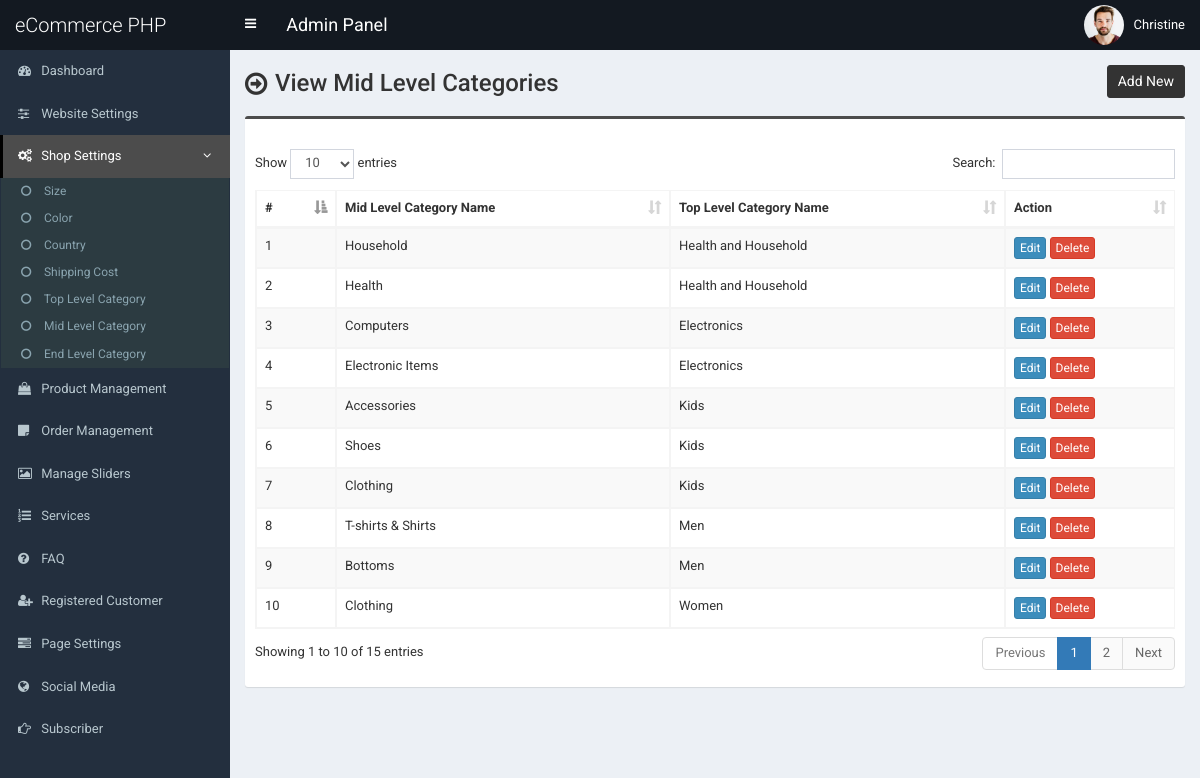
The app's page /admin/mid-category.php (signed in), older data.
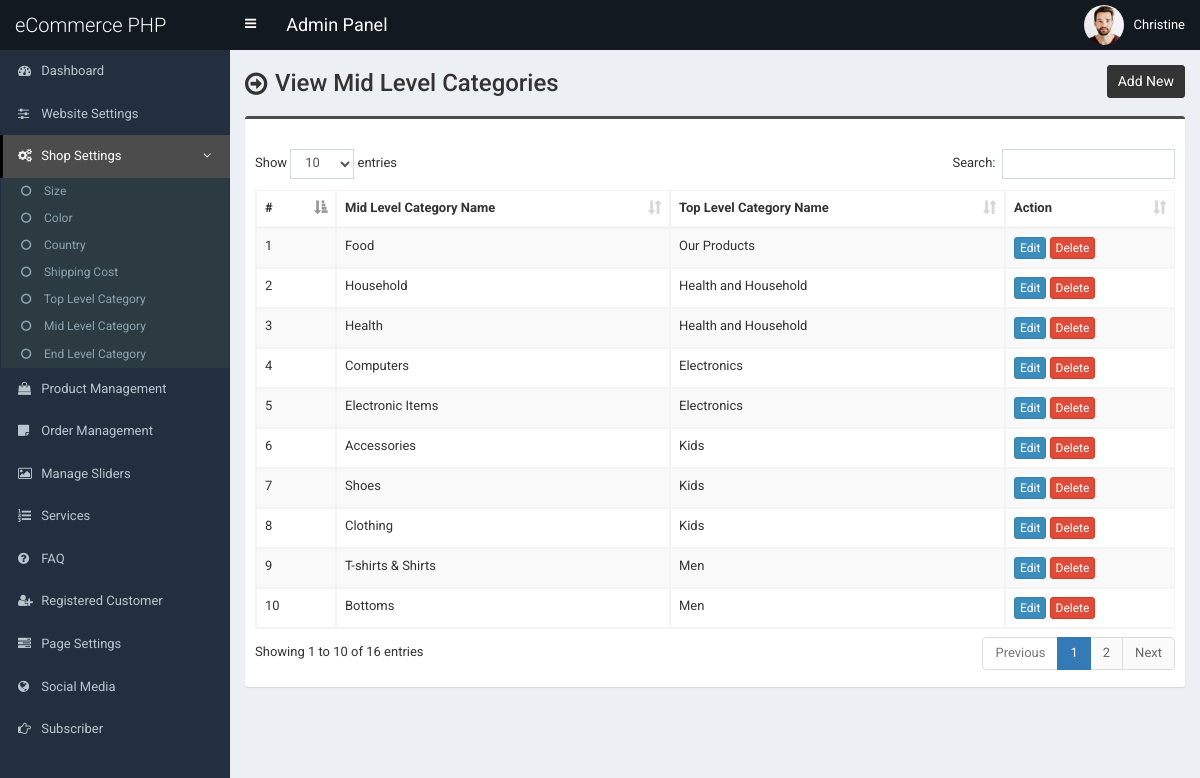
The same page, newer data.
### tables this page shows
CREATE TABLE `tbl_mid_category` (
  `mcat_id` int(11) NOT NULL,
  `mcat_name` varchar(255) NOT NULL,
  `tcat_id` int(11) NOT NULL
);

CREATE TABLE `tbl_top_category` (
  `tcat_id` int(11) NOT NULL,
  `tcat_name` varchar(255) NOT NULL,
  `show_on_menu` int(1) NOT NULL
);

### admin/mid-category.php (the view, shortened to what this page needs)
<?php require_once('header.php'); ?>
<section class="content-header">
	<div class="content-header-left">
		<h1>View Mid Level Categories</h1>
	</div>
	<div class="content-header-right">
		<a href="mid-category-add.php" class="btn btn-primary btn-sm">Add New</a>
	</div>
</section>
<section class="content">
  <div class="row">
    <div class="col-md-12">
      <div class="box box-info">
        <div class="box-body table-responsive">
          <table id="example1" class="table table-bordered table-hover table-striped">
			<thead>
			    <tr>
			        <th>#</th>
			        <th>Mid Level Category Name</th>
                    <th>Top Level Category Name</th>
			        <th>Action</th>
			    </tr>
			</thead>
            <tbody>
            	<?php
            	$i=0;
            	$statement = $pdo->prepare("SELECT *
                                    FROM tbl_mid_category t1
                                    JOIN tbl_top_category t2
                                    ON t1.tcat_id = t2.tcat_id
                                    ORDER BY t1.mcat_id DESC");
            	$statement->execute();
            	$result = $statement->fetchAll(PDO::FETCH_ASSOC);
            	foreach ($result as $row) {
            		$i++;
            		?>
					<tr>
	                    <td><?php echo $i; ?></td>
	                    <td><?php echo $row['mcat_name']; ?></td>
                        <td><?php echo $row['tcat_name']; ?></td>
	                    <td>
	                        <a href="mid-category-edit.php?id=<?php echo $row['mcat_id']; ?>" class="btn btn-primary btn-xs">Edit</a>
	                        <a href="#" class="btn btn-danger btn-xs" data-href="mid-category-delete.php?id=<?php echo $row['mcat_id']; ?>" data-toggle="modal" data-target="#confirm-delete">Delete</a>
	                    </td>
	                </tr>
            		<?php
            	}
            	?>
            </tbody>
          </table>
        </div>
      </div>
</section>
<?php require_once('footer.php'); ?>

Row changes from the older to the newer data that the page shows:
no longer on this page (row unchanged): tbl_mid_category: mcat_name "Clothing", tcat.tcat_name "Women"
added tbl_mid_category: mcat_name "Food", tcat.tcat_name "Our Products"
Text that changed along with them:
text written by a page script: "Show entries Search: Showing 1 to 10 of 15 entries Previous 1 2 Next" → "Show entries Search: Showing 1 to 10 of 16 entries Previous 1 2 Next"
